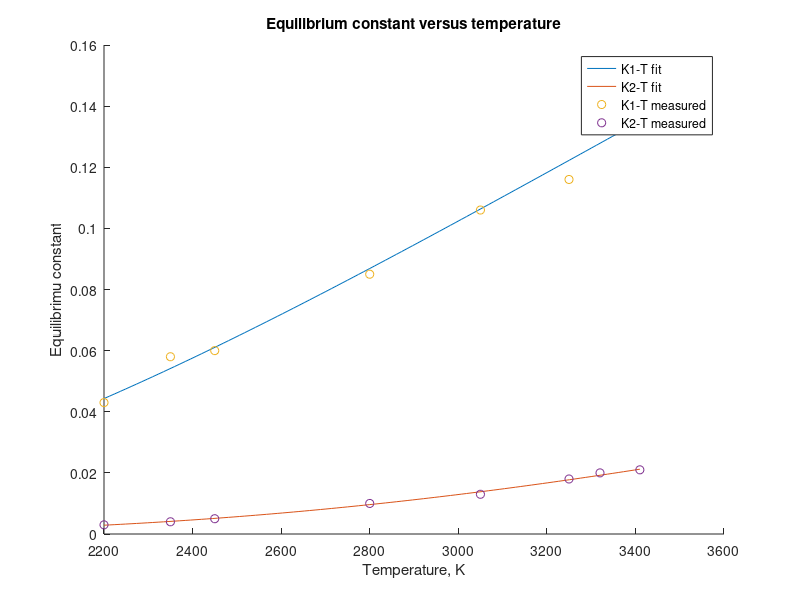

Write MATLAB code to recreate this figure.
function tianyug1_prob1
% First linear regresion the data and then use fsolve to solve the question.
clc;
clear all;
close;
T = [2200, 2350, 2450, 2800, 3050, 3250, 3320, 3410]';
K1 = [0.043, 0.058, 0.060, 0.085, 0.106, 0.116, 0.135, 0.136]';
K2 = [0.003, 0.004, 0.005, 0.010, 0.013, 0.018, 0.020, 0.021]';
A1=ones(8,1);
A1(:,2)=-1/8.314./T;
b1=log(K1);
x1=inv(A1'*A1)*A1'*b1; % least-squares solution t
k01=exp(x1(1)); %calculate pre-exponential factor.
t=linspace(2200,3410); %prepare for ploting
y1=k01.*exp(-x1(2)/8.312./t); % y is least-squares fitting value.

A2=ones(8,1);
A2(:,2)=-1/8.314./T;
b2=log(K2);
x2=inv(A2'*A2)*A2'*b2; % least-squares solution t
k02=exp(x2(1)); %calculate pre-exponential factor.
y2=k02.*exp(-x2(2)/8.312./t); % y is least-squares fitting value.

figure
hold on;
plot(t,y1,t,y2);
plot(T,K1,'o',T,K2,'o');
legend('K1-T fit','K2-T fit', 'K1-T measured', 'K2-T measured')
title('Equilibrium constant versus temperature')
xlabel('Temperature, K');
ylabel('Equilibrimu constant')

% From the least-square Fit we can caculate K at T = [2500:200: 3500]
Tcal = 2500:200:3500;
K1cal = k01.*exp(-x1(2)/8.312./Tcal);
K2cal = k02.*exp(-x2(2)/8.312./Tcal);

guess = [0.1,0.1];
Ecal = ones(6,2);
for i = 1:6;

    F=@(e)[(4*e(1)^2)*((1/3)+e(1)-e(2))/((1/3)-2*e(1))^2-K1cal(i);
            (4*e(2)^2)/((1/3+e(1)-e(2))*(1/3-e(2)))-K2cal(i);];

    
    [ecal]=fsolve(F,guess);
    Ecal(i,:)=ecal;


end
sprintf('The reaction extent is ')
Ecal
end
